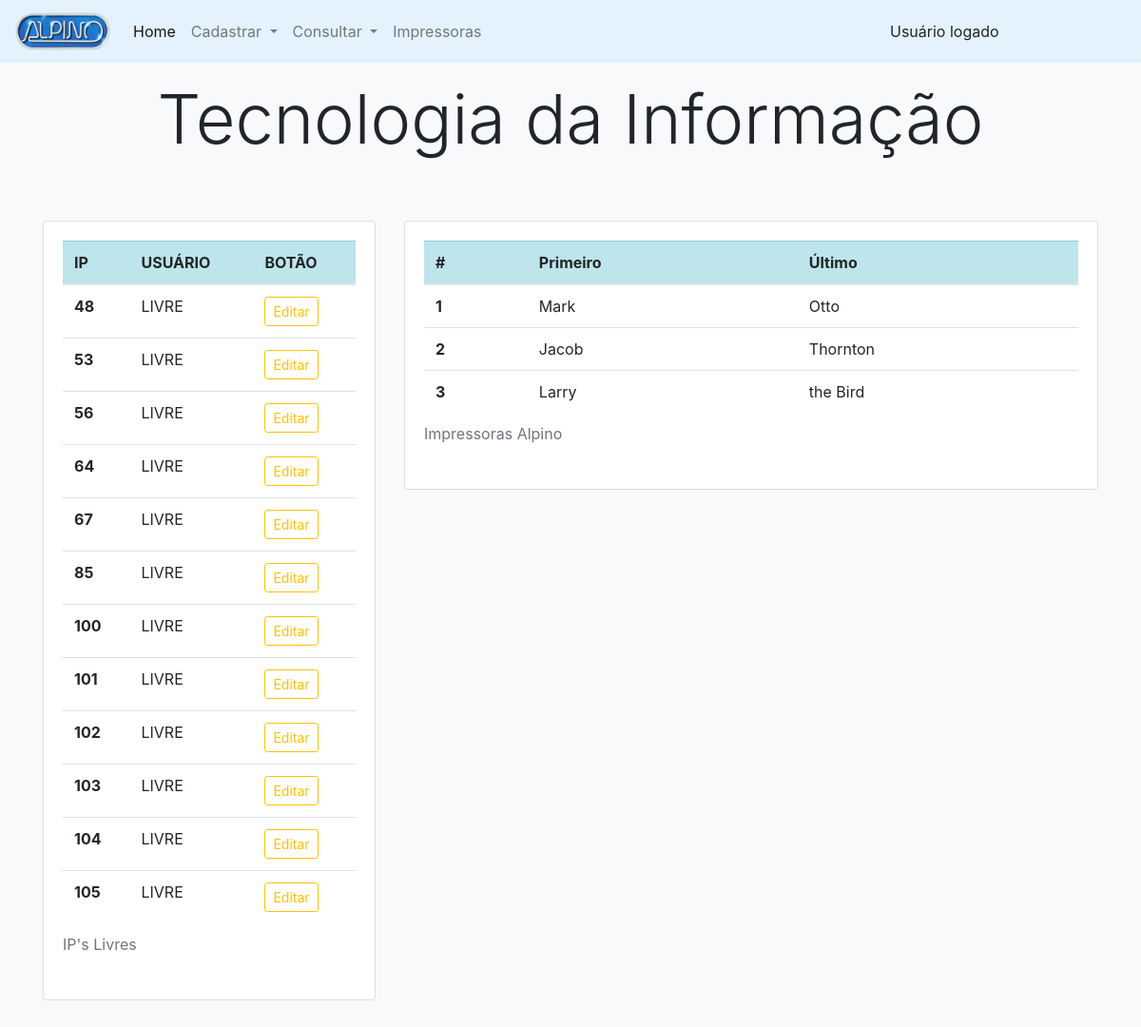
The page /public/pags/ti/main.php on the database as committed earlier.
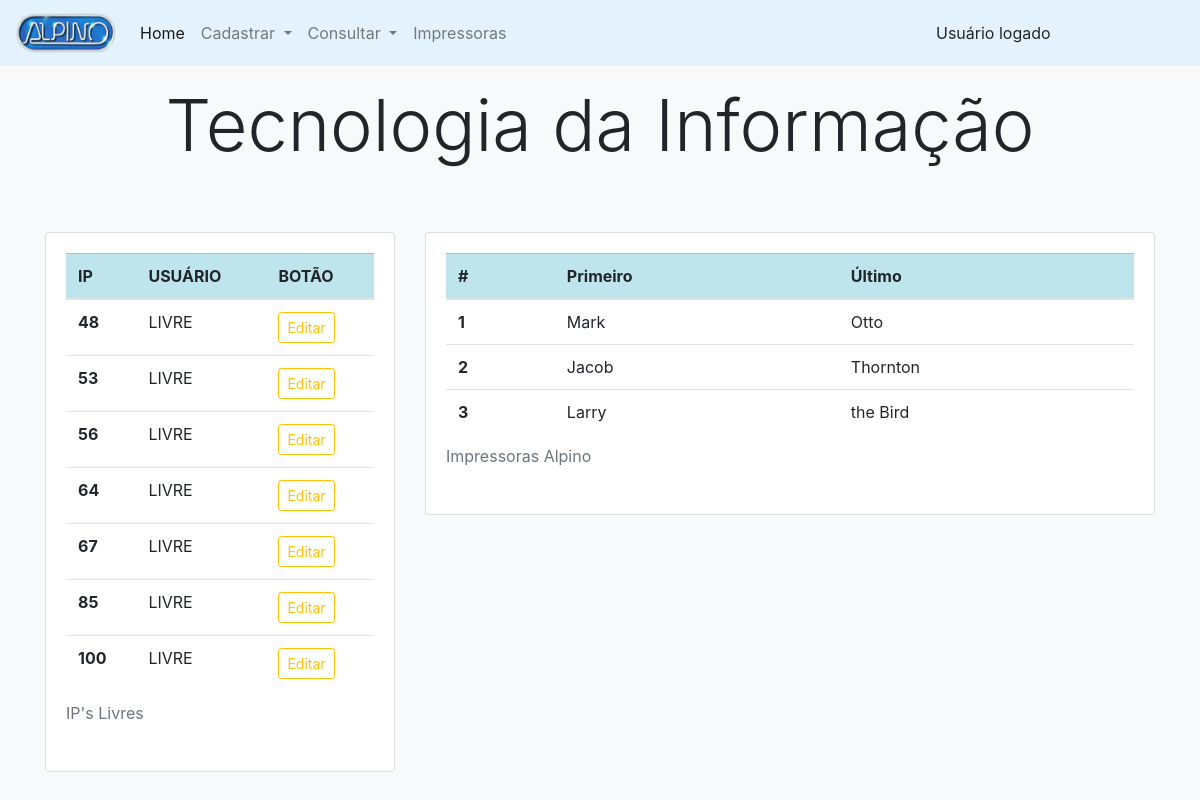
The same page on the database as committed later.
### tables this page shows
CREATE TABLE `usuario` (
  `ip` int(10) UNSIGNED NOT NULL,
  `usuario` varchar(100) NOT NULL,
  `setor` varchar(100) NOT NULL,
  `homeOffice` varchar(3) NOT NULL
);

### public/pags/ti/main.php (the view, shortened to what this page needs)
<?php
    include_once("../../../src/config/conexaodb.php");
    $sql_usuario = mysqli_query($conn, "SELECT * FROM usuario WHERE usuario='LIVRE'");
?>
<html lang="pt-br">
<head>
    <link rel="stylesheet" href="../../../node_modules/bootstrap/dist/css/bootstrap.css">
</head>
<body class="bg-light">
    <?php
        include './include/nav_main.php';
    ?>
    <div class="container">
        <div class="row">
            <div class="col">
                <div class="py-2 text-center">
                    <h2 class="display-3 m-2">Tecnologia da Informação</h2>
                </div>
            </div>
        </div>
        <div class="row">
            <div class="col-md-4">
                <div class="py-5">
                    <div class="card bg-white">
                        <div class="card-body">
                            <div class="row">
                                <div class="col">
                                    <table class="table">
                                        <caption>IP's Livres</caption>
                                        <thead>
                                            <tr class="table-info">
                                                <th scope="col">IP</th>
                                                <th scope="col">USUÁRIO</th>
                                                <th scope="col">BOTÃO</th>
                                            </tr>
                                        </thead>
                                        <tbody>
                                            <?php while($tabela_ip = mysqli_fetch_assoc($sql_usuario)) { ?>
                                            <tr>
                                                <th scope="row">
                                                    <?php echo $tabela_ip['ip']; ?>
                                                </th>
                                                <td>
                                                    <?php echo $tabela_ip['usuario']; ?>
                                                </td>
                                                <td>
                                                    <button type="button" class="btn btn-outline-warning btn-sm"
                                                        data-toggle="modal" data-target="#editar"
                                                        data-ip="<?php echo $tabela_ip['ip']; ?>"
                                                        data-usuario="<?php echo $tabela_ip['usuario']; ?>"
                                                        data-setor="<?php echo $tabela_ip['setor']; ?>"
                                                        data-home="<?php echo $tabela_ip['homeOffice']; ?>">
                                                        Editar
                                                    </button>
                                                </td>
                                            </tr>
                                            <?php } ?>
                                        </tbody>
                                    </table>
                                </div>
                            </div>
                        </div>
                    </div>
                </div>
            </div>
            <div class="col-md-8">
                <div class="py-5">
                    <div class="card bg-white">
                        <div class="card-body">
                            <div class="row">
                                <div class="col">
                                    <table class="table">
                                        <caption>Impressoras Alpino</caption>
                                        <thead>
                                            <tr class="table-info">
                                                <th scope="col">#</th>
                                                <th scope="col">Primeiro</th>
                                                <th scope="col">Último</th>
                                            </tr>
                                        </thead>
                                        <tbody>
                                            <tr>
                                                <th scope="row">1</th>
                                                <td>Mark</td>
                                                <td>Otto</td>
                                            </tr>
                                            <tr>
                                                <th scope="row">2</th>
                                                <td>Jacob</td>
                                                <td>Thornton</td>
                                            </tr>
                                            <tr>
                                                <th scope="row">3</th>
                                                <td>Larry</td>
                                                <td>the Bird</td>
                                            </tr>
                                        </tbody>
                                    </table>
                                </div>
                            </div>
                        </div>
                    </div>
                </div>
            </div>
        </div>
    </div>
</body>
</html>

### public/pags/ti/include/nav_main.php (shortened to what this page needs)
<nav class="navbar navbar-expand-lg navbar-light" style="background-color: #e3f2fd;">
    <a class="navbar-brand" href="#">
        <img src="../../assets/img/logo.png" width="100" height="40" alt="">
    </a>
    <div class="collapse navbar-collapse" id="conteudoNavbarSuportado">
        <ul class="navbar-nav mr-auto">
            <li class="nav-item active">
                <a class="nav-link" href="../main.php" style="font-size:16px;">Home<span class="sr-only"></span></a>
            </li>
            <li class="nav-item dropdown">
                <a class="nav-link dropdown-toggle" href="#" id="navbarDropdown" role="button" data-toggle="dropdown"
                    aria-haspopup="true" aria-expanded="false" style="font-size:16px;">
                    Cadastrar
                </a>
            </li>
            <li class="nav-item dropdown">
                <a class="nav-link dropdown-toggle" href="#" id="navbarDropdown" role="button" data-toggle="dropdown"
                    aria-haspopup="true" aria-expanded="false" style="font-size:16px;">
                    Consultar
                </a>
            </li>
            <li class="nav-item">
                <a class="nav-link" href="./register/registerPrinter.php" style="font-size:16px;">Impressoras</a>
            </li>
        </ul>
        <ul class="nav justify-content-end">
            <li class="nav-item">
                <a href="#"><input type="text" class="form-control-plaintext text-black" data-toggle="modal"
                        data-target="#" value="Usuário logado"></a>
            </li>
        </ul>
    </div>
</nav>

Rows that differ between the two databases and show on the page:
removed usuario: ip "101", usuario "LIVRE"
removed usuario: ip "102", usuario "LIVRE"
removed usuario: ip "103", usuario "LIVRE"
removed usuario: ip "104", usuario "LIVRE"
removed usuario: ip "105", usuario "LIVRE"
